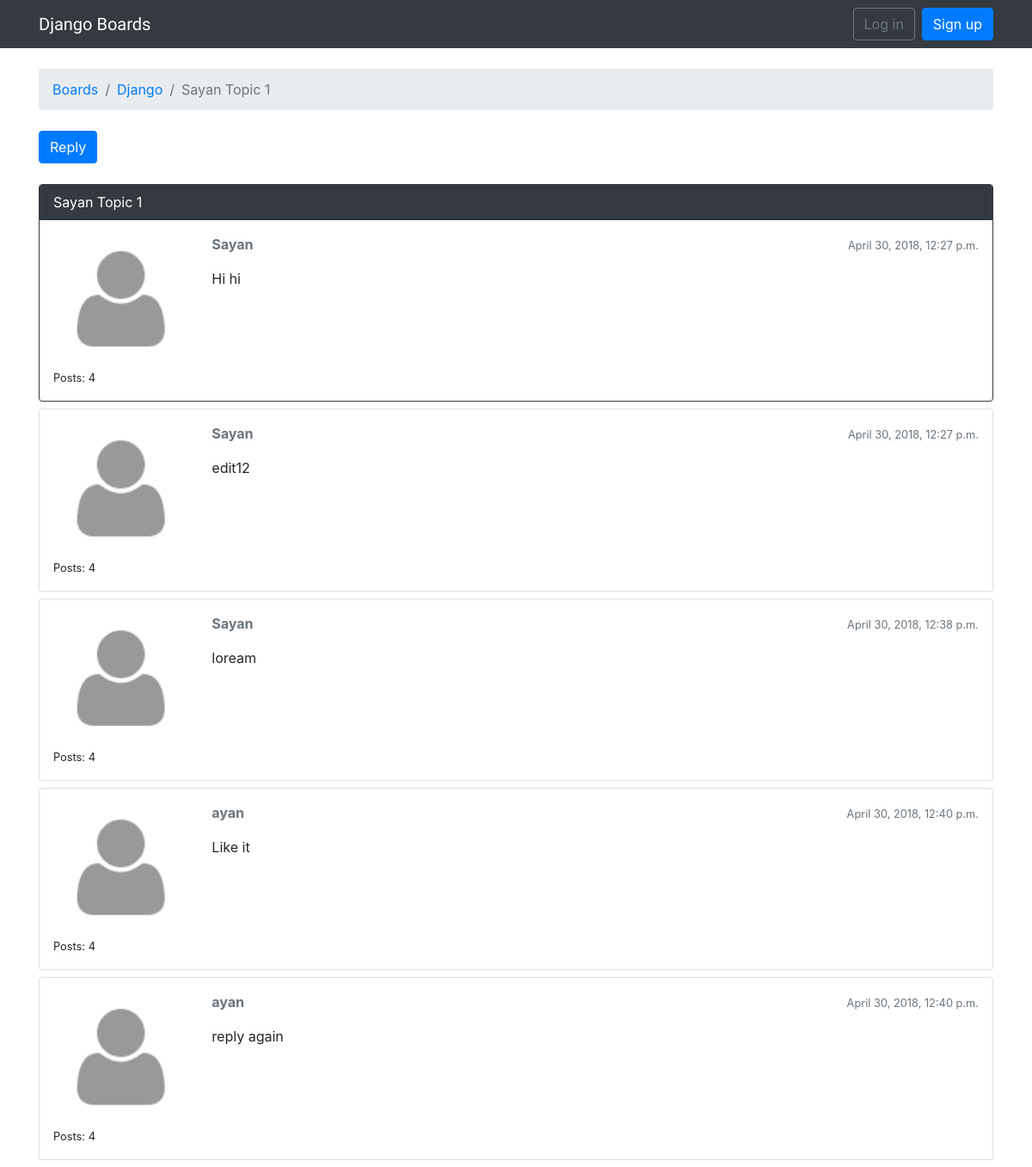
Page /boards/1/topics/6 on the committed database.
### boards/models.py (models this page shows, shortened)
class Topic(models.Model):
    subject = models.CharField(max_length=255)
    last_updated = models.DateTimeField(auto_now_add=True)
    board = models.ForeignKey(Board, models.CASCADE , related_name='topics')
    starter = models.ForeignKey(User, models.CASCADE , related_name='topics')
    last_updated = models.DateTimeField(auto_now_add=True)
    views = models.PositiveIntegerField(default=0)

class Board(models.Model):
    name = models.CharField(max_length=30, unique=True)
    description = models.CharField(max_length=100)
    cat = models.CharField(max_length=100,null=True)

class Post(models.Model):
    message = models.TextField(max_length=4000)
    topic = models.ForeignKey(Topic, models.CASCADE, related_name='posts')
    created_at = models.DateTimeField(auto_now_add=True)
    updated_at = models.DateTimeField(null=True)
    created_by = models.ForeignKey(User, models.CASCADE, related_name='posts')
    updated_by = models.ForeignKey(User, models.CASCADE, null=True, related_name='+')

### boards/views.py (the view)
# urls.py: path('boards/<id>/topics/<topic_id>', views.topic_posts, name='topic_posts'),
def topic_posts(request, id, topic_id):
    topic = get_object_or_404(Topic, board_id=id, id=topic_id)
    topic.views += 1
    topic.save()
    return render(request, 'boards/topic_posts.html', {'topic': topic})

### templates/boards/topic_posts.html (shortened to what this page needs)
{% extends 'layout/base.html' %}
{% load static %}
{% block breadcrumb %}
  <li class="breadcrumb-item"><a href="{% url 'home' %}">Boards</a></li>
  <li class="breadcrumb-item"><a href="{% url 'board_topics' topic.board.pk %}">{{ topic.board.name }}</a></li>
  <li class="breadcrumb-item active">{{ topic.subject }}</li>
{% endblock %}
{% block content %}
  <div class="mb-4">
    <a href="{% url 'reply_topic' topic.board.pk topic.pk %}" class="btn btn-primary" role="button">Reply</a>
  </div>
  {% for post in topic.posts.all %}
    <div class="card mb-2 {% if forloop.first %}border-dark{% endif %}">
      {% if forloop.first %}
        <div class="card-header text-white bg-dark py-2 px-3">{{ topic.subject }}</div>
      {% endif %}
      <div class="card-body p-3">
        <div class="row">
          <div class="col-2">
            <img src="{% static 'img/av.png' %}" alt="{{ post.created_by.username }}" class="w-100">
            <small>Posts: {{ post.created_by.posts.count }}</small>
          </div>
          <div class="col-10">
            <div class="row mb-3">
              <div class="col-6">
                <strong class="text-muted">{{ post.created_by.username }}</strong>
              </div>
              <div class="col-6 text-right">
                <small class="text-muted">{{ post.created_at }}</small>
              </div>
            </div>
            {{ post.message }}
          </div>
        </div>
      </div>
    </div>
  {% endfor %}
{% endblock %}

### templates/layout/base.html (shortened to what this page needs)
{% load static %}<!DOCTYPE html>
<html>
  <head>
    <link rel="stylesheet" href="{% static 'css/bootstrap.min.css' %}">
    <link rel="stylesheet" href="{% static 'css/app.css' %}">
  </head>
  <body>
   {% block body %}
 <nav class="navbar navbar-expand-sm navbar-dark bg-dark">
  <div class="container">
    <a class="navbar-brand" href="{% url 'home' %}">Django Boards</a>
    <div class="collapse navbar-collapse" id="mainMenu">
      {% if user.is_authenticated %}
        <ul class="navbar-nav ml-auto">
          <li class="nav-item dropdown">
            <a class="nav-link dropdown-toggle" href="#" id="userMenu" data-toggle="dropdown" aria-haspopup="true" aria-expanded="false">
              {{ user.username }}
            </a>
            <div class="dropdown-menu dropdown-menu-right" aria-labelledby="userMenu">
              <a class="dropdown-item" href="{% url 'my_account' %}">My account</a>
              <a class="dropdown-item" href="#">Change password</a>
              <div class="dropdown-divider"></div>
              <a class="dropdown-item" href="{% url 'logout' %}">Log out</a>
            </div>
          </li>
        </ul>
      {% else %}
        <form class="form-inline ml-auto">
          <a href="{% url 'login' %}" class="btn btn-outline-secondary">Log in</a>
          <a href="{% url 'signup' %}" class="btn btn-primary ml-2">Sign up</a>
        </form>
      {% endif %}
    </div>
  </div>
</nav>
  <div class="container">
    <ol class="breadcrumb my-4">
      {% block breadcrumb %}
      {% endblock %}
    </ol>
    {% block content %}
    {% endblock %}
  </div>
{% endblock body %}
  </body>
</html>

### static/css/app.css (style rules this page uses)
.navbar-brand { font-family: 'Peralta', cursive; }

### rows in the picture
Topic: board.name "Django", subject "Sayan Topic 1"
Post: created_by.posts.count "4", created_by.username "Sayan", created_at "April 30, 2018, 12:27 p.m.", message "Hi hi"
Post: created_by.posts.count "4", created_by.username "Sayan", created_at "April 30, 2018, 12:27 p.m.", message "edit12"
Post: created_by.posts.count "4", created_by.username "Sayan", created_at "April 30, 2018, 12:38 p.m.", message "loream"
Post: created_by.posts.count "4", created_by.username "ayan", created_at "April 30, 2018, 12:40 p.m.", message "Like it"
Post: created_by.posts.count "4", created_by.username "ayan", created_at "April 30, 2018, 12:40 p.m.", message "reply again"
